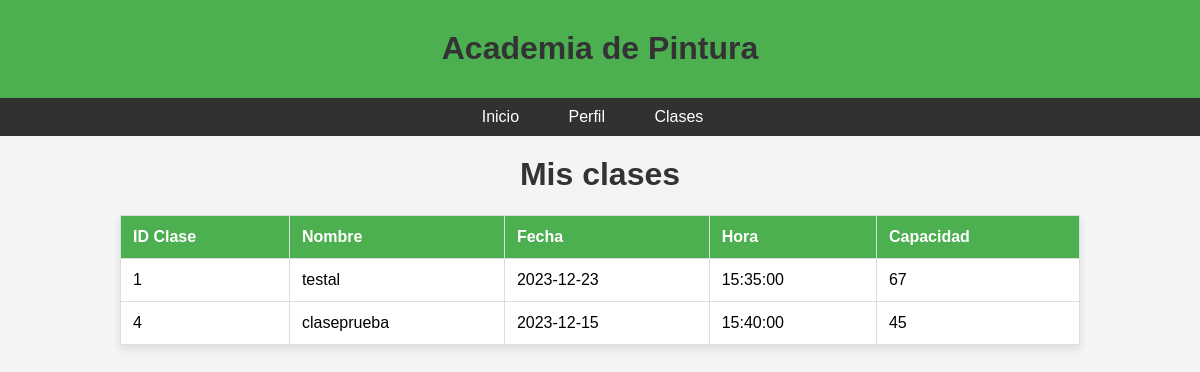
The page /proyecto/clases/listar_clase_id.php?id=1 on the database its author committed.
### tables this page shows
CREATE TABLE `clase` (
  `ID` int NOT NULL AUTO_INCREMENT,
  `Nombre` varchar(45) NOT NULL,
  `Fecha` date NOT NULL,
  `Hora` time NOT NULL,
  `Capacidad` int NOT NULL,
  `Profesor` int DEFAULT NULL,
  PRIMARY KEY (`ID`),
  UNIQUE KEY `ID` (`ID`)
);

### proyecto/clases/listar_clase_id.php (the view, shortened to what this page needs)
<?php
include "../bd/base_de_datos.php";
if (isset($_GET['id'])) {
    $id = $_GET['id'];
} else {
    echo "El ID de usuario no está definido en la sesión.";
}
try {
    $sentencia = $base_de_datos->prepare("SELECT a.* FROM clase a INNER JOIN alumno_clase b on a.id=b.Clase_ID WHERE b.Alumno_ID=?;");
    $sentencia->execute([$id]);
    $personas = $sentencia->fetchAll(PDO::FETCH_OBJ);
} catch (PDOException $e) {
    echo "Error al ejecutar la consulta: " . $e->getMessage();
}
?>
<html>
<head>
</head>
<body>
    <header>
        <h1>Academia de Pintura</h1>
    </header>
    <nav>
        <ul>
            <li><a href="../principal.php">Inicio</a></li>
            <li><a href="../usuarios/perfil.php">Perfil</a></li>
            <li><a href="listarclases.php">Clases</a></li>
        </ul>
    </nav>
    <h1>Mis clases</h1>
    <table>
        <thead>
            <tr>
                <th>ID Clase</th>
                <th>Nombre</th>
                <th>Fecha</th>
                <th>Hora</th>
                <th>Capacidad</th>
            </tr>
        </thead>
        <tbody>
            <?php foreach($personas as $proyecto){ ?>
            <tr>
                <td><?php echo $proyecto->ID ?></td>
                <td><?php echo $proyecto->Nombre ?></td>
                <td><?php echo $proyecto->Fecha ?></td>
                <td><?php echo $proyecto->Hora ?></td>
                <td><?php echo $proyecto->Capacidad ?></td>
            </tr>
            <?php } ?>
        </tbody>
    </table>
</body>
</html>

### proyecto/clases/listar_clase_id.php (style rules this page uses)
body { font-family: Arial, sans-serif; background-color: #f4f4f4; margin: 0; padding: 0; display: flex; flex-direction: column; align-items: center; }
header { background-color: #4CAF50; color: #fff; padding: 10px; text-align: center; }
header, nav { width: 100%; display: block; }
nav { background-color: rgba(0, 0, 0, 0.8); padding: 10px 0; }
nav ul { list-style-type: none; margin: 0; padding: 0; text-align: center; }
nav ul li { display: inline-block; margin-right: 15px; }
nav ul li a { text-decoration: none; color: #fff; padding: 8px 15px; border-radius: 5px; }
table { border-collapse: collapse; width: 80%; box-shadow: 0 4px 8px rgba(0, 0, 0, 0.1); background-color: #fff; }
th, td { border: 1px solid #ddd; padding: 12px; text-align: left; }
th { background-color: #4CAF50; color: white; }
h1 { text-align: center; color: #333; margin-top: 20px; }

### rows shown on the page
clase: ID "1", Nombre "testal", Fecha "2023-12-23", Hora "15:35:00", Capacidad "67"
clase: ID "4", Nombre "claseprueba", Fecha "2023-12-15", Hora "15:40:00", Capacidad "45"
